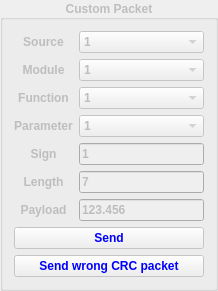
       <widget class="QGroupBox" name="groupBox_CustomPacketControls">
        <property name="enabled">
         <bool>false</bool>
        </property>
        <property name="styleSheet">
         <string notr="true">font:bold</string>
        </property>
        <property name="title">
         <string>Custom Packet</string>
        </property>
        <property name="alignment">
         <set>Qt::AlignCenter</set>
        </property>
        <layout class="QGridLayout" name="gridLayout_8">
         <item row="0" column="0">
          <widget class="QLabel" name="label_CustomPacketSource">
           <property name="text">
            <string>Source</string>
           </property>
           <property name="alignment">
            <set>Qt::AlignCenter</set>
           </property>
          </widget>
         </item>
         <item row="0" column="1">
          <widget class="QComboBox" name="comboBox_CustomPacketSource">
           <item>
            <property name="text">
             <string>1</string>
            </property>
           </item>
          </widget>
         </item>
         <item row="1" column="0">
          <widget class="QLabel" name="label_CustomPacketModule">
           <property name="text">
            <string>Module</string>
           </property>
           <property name="alignment">
            <set>Qt::AlignCenter</set>
           </property>
          </widget>
         </item>
         <item row="1" column="1">
          <widget class="QComboBox" name="comboBox_CustomPacketModule">
           <property name="sizePolicy">
            <sizepolicy hsizetype="Preferred" vsizetype="Fixed">
             <horstretch>0</horstretch>
             <verstretch>0</verstretch>
            </sizepolicy>
           </property>
           <item>
            <property name="text">
             <string>1</string>
            </property>
           </item>
           <item>
            <property name="text">
             <string>2</string>
            </property>
           </item>
           <item>
            <property name="text">
             <string>3</string>
            </property>
           </item>
          </widget>
         </item>
         <item row="2" column="0">
          <widget class="QLabel" name="label_CustomPacketFunction">
           <property name="text">
            <string>Function</string>
           </property>
           <property name="alignment">
            <set>Qt::AlignCenter</set>
           </property>
          </widget>
         </item>
         <item row="2" column="1">
          <widget class="QComboBox" name="comboBox_CustomPacketFunction">
           <item>
            <property name="text">
             <string>1</string>
            </property>
           </item>
           <item>
            <property name="text">
             <string>2</string>
            </property>
           </item>
           <item>
            <property name="text">
             <string>3</string>
            </property>
           </item>
           <item>
            <property name="text">
             <string>4</string>
            </property>
           </item>
           <item>
            <property name="text">
             <string>5</string>
            </property>
           </item>
           <item>
            <property name="text">
             <string>6</string>
            </property>
           </item>
           <item>
            <property name="text">
             <string>7</string>
            </property>
           </item>
           <item>
            <property name="text">
             <string>8</string>
            </property>
           </item>
           <item>
            <property name="text">
             <string>9</string>
            </property>
           </item>
          </widget>
         </item>
         <item row="3" column="0">
          <widget class="QLabel" name="label_CustomPacketParameter">
           <property name="text">
            <string>Parameter</string>
           </property>
           <property name="alignment">
            <set>Qt::AlignCenter</set>
           </property>
          </widget>
         </item>
         <item row="3" column="1">
          <widget class="QComboBox" name="comboBox_CustomPacketParameter">
           <property name="sizePolicy">
            <sizepolicy hsizetype="Preferred" vsizetype="Fixed">
             <horstretch>0</horstretch>
             <verstretch>0</verstretch>
            </sizepolicy>
           </property>
           <item>
            <property name="text">
             <string>1</string>
            </property>
           </item>
           <item>
            <property name="text">
             <string>2</string>
            </property>
           </item>
           <item>
            <property name="text">
             <string>3</string>
            </property>
           </item>
           <item>
            <property name="text">
             <string>4</string>
            </property>
           </item>
           <item>
            <property name="text">
             <string>5</string>
            </property>
           </item>
           <item>
            <property name="text">
             <string>6</string>
            </property>
           </item>
           <item>
            <property name="text">
             <string>7</string>
            </property>
           </item>
           <item>
            <property name="text">
             <string>8</string>
            </property>
           </item>
           <item>
            <property name="text">
             <string>9</string>
            </property>
           </item>
           <item>
            <property name="text">
             <string>a</string>
            </property>
           </item>
           <item>
            <property name="text">
             <string>b</string>
            </property>
           </item>
           <item>
            <property name="text">
             <string>c</string>
            </property>
           </item>
           <item>
            <property name="text">
             <string>d</string>
            </property>
           </item>
           <item>
            <property name="text">
             <string>e</string>
            </property>
           </item>
          </widget>
         </item>
         <item row="4" column="0">
          <widget class="QLabel" name="label_CustomPacketSign">
           <property name="text">
            <string>Sign</string>
           </property>
           <property name="alignment">
            <set>Qt::AlignCenter</set>
           </property>
          </widget>
         </item>
         <item row="4" column="1">
          <widget class="QLineEdit" name="lineEdit_CustomPacketSign">
           <property name="enabled">
            <bool>false</bool>
           </property>
           <property name="sizePolicy">
            <sizepolicy hsizetype="Preferred" vsizetype="Fixed">
             <horstretch>0</horstretch>
             <verstretch>0</verstretch>
            </sizepolicy>
           </property>
           <property name="text">
            <string>1</string>
           </property>
           <property name="maxLength">
            <number>1</number>
           </property>
           <property name="readOnly">
            <bool>true</bool>
           </property>
          </widget>
         </item>
         <item row="5" column="0">
          <widget class="QLabel" name="label_CustomPacketLength">
           <property name="text">
            <string>Length</string>
           </property>
           <property name="alignment">
            <set>Qt::AlignCenter</set>
           </property>
          </widget>
         </item>
         <item row="5" column="1">
          <widget class="QLineEdit" name="lineEdit_CustomPacketLength">
           <property name="sizePolicy">
            <sizepolicy hsizetype="Preferred" vsizetype="Fixed">
             <horstretch>0</horstretch>
             <verstretch>0</verstretch>
            </sizepolicy>
           </property>
           <property name="text">
            <string>7</string>
           </property>
           <property name="maxLength">
            <number>2</number>
           </property>
           <property name="readOnly">
            <bool>true</bool>
           </property>
          </widget>
         </item>
         <item row="6" column="0">
          <widget class="QLabel" name="label_CustomPacketPayload">
           <property name="text">
            <string>Payload</string>
           </property>
           <property name="alignment">
            <set>Qt::AlignCenter</set>
           </property>
          </widget>
         </item>
         <item row="6" column="1">
          <widget class="QLineEdit" name="lineEdit_CustomPacketPayload">
           <property name="sizePolicy">
            <sizepolicy hsizetype="Preferred" vsizetype="Fixed">
             <horstretch>0</horstretch>
             <verstretch>0</verstretch>
            </sizepolicy>
           </property>
           <property name="text">
            <string>123.456</string>
           </property>
           <property name="maxLength">
            <number>15</number>
           </property>
          </widget>
         </item>
         <item row="7" column="0" colspan="2">
          <widget class="QPushButton" name="pushButton_Send">
           <property name="styleSheet">
            <string notr="true">color: blue</string>
           </property>
           <property name="text">
            <string>Send</string>
           </property>
          </widget>
         </item>
         <item row="8" column="0" colspan="2">
          <widget class="QPushButton" name="pushButton_SendWrongCrcPacket">
           <property name="styleSheet">
            <string notr="true">color: blue</string>
           </property>
           <property name="text">
            <string>Send wrong CRC packet</string>
           </property>
          </widget>
         </item>
        </layout>
       </widget>
